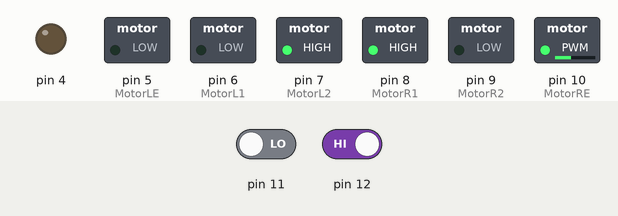
This sketch was run on a simulated Arduino Uno, built with avr-gcc and run on an emulated ATmega328P. Parts: switched loads named in the sketch (green lamp = pin HIGH), output pins drawn as LEDs (lit = HIGH). Inputs (shaded band) come from the test bench; at power-on: pin 11 LOW, pin 12 HIGH.

Above: at 1.2 s.
1.3 s: pin 11 driven HIGH
At 1.7 s:
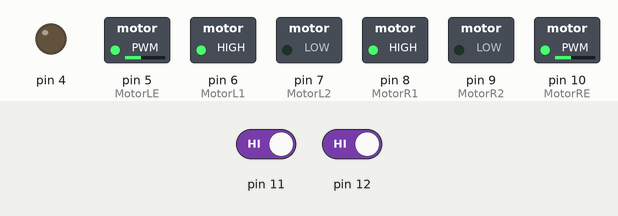
2.8 s: pin 12 driven LOW
At 4.0 s:
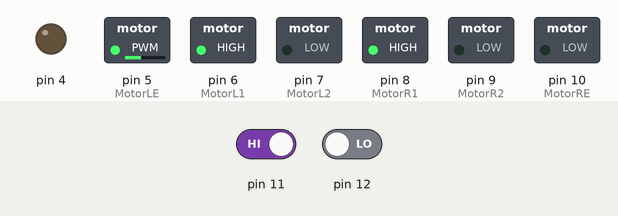
4.3 s: pin 12 driven HIGH
At 5.2 s:
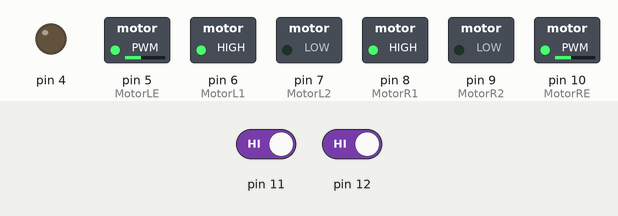
Timing chart, 0 to 7.3 s (numbered marks = the images above; inputs shaded):
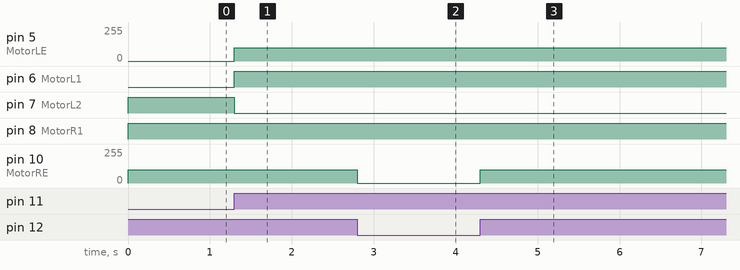

The sketch:

sketch_mar28a.ino
```cpp
#define echoPin A0
#define echoPin A0
#define  trigPin A1

#define  MotorR1 8
#define MotorR2 9
#define MotorRE 10
#define  MotorL1 6
#define MotorL2 7
#define MotorLE 5


byte timer=0;
long  sure, uzaklik;

void setup() {


  pinMode(echoPin,  INPUT);
  pinMode(trigPin, OUTPUT);

  pinMode(MotorL1, OUTPUT);
  pinMode(MotorL2,  OUTPUT);
  pinMode(MotorLE, OUTPUT);
  pinMode(MotorR1,  OUTPUT);
  pinMode(MotorR2, OUTPUT);
  pinMode(MotorRE, OUTPUT);
  pinMode(11,  INPUT);
  pinMode(12, INPUT);

 pinMode(4, OUTPUT);
  Serial.begin(9600);

}

void  loop() {


  if(digitalRead(11)==1 && digitalRead(12)==0)
  {
   sag(); // ileri git
    digitalWrite(4,LOW);
  }
  if(digitalRead(11)==0&&  digitalRead(12)==1)
  {
   sol(); // ileri git
    digitalWrite(4,LOW);
  }
  if(digitalRead(11)==1 && digitalRead(12)==1)
  {
   ileri(); // ileri  git
    digitalWrite(4,LOW);
  }
  if(digitalRead(11)==0 && digitalRead(12)==0)
  {
    timer++;
    if (timer<100)
    {
   sol(); // ileri git
    digitalWrite(4,LOW);
    timer=0;
    }

  }

}


void  ileri(){

  digitalWrite(MotorR1,  HIGH);
  digitalWrite(MotorR2, LOW);
  analogWrite(MotorRE, 100);

  digitalWrite(MotorL1, HIGH);
  digitalWrite(MotorL2,  LOW);
  analogWrite(MotorLE, 100);

}


void sag(){
  digitalWrite(MotorR1, HIGH);
  digitalWrite(MotorR2, LOW);
  analogWrite(MotorRE, 0);

  digitalWrite(MotorL1,  HIGH);
  digitalWrite(MotorL2, LOW);
  analogWrite(MotorLE, 100);


}

void sol(){

  digitalWrite(MotorR1, HIGH);
  digitalWrite(MotorR2,  LOW);
  analogWrite(MotorRE, 100);

  digitalWrite(MotorL1, LOW);
  digitalWrite(MotorL2, HIGH);
  analogWrite(MotorLE,  0);


}


void geri(){
  digitalWrite(MotorR1, LOW);
  digitalWrite(MotorR2, HIGH);
  analogWrite(MotorRE, 150);

  digitalWrite(MotorL1, LOW);
  digitalWrite(MotorL2,  HIGH);
  analogWrite(MotorLE, 150);

}
void dur(){

  digitalWrite(MotorR1, HIGH);
  digitalWrite(MotorR2, LOW);
  analogWrite(MotorRE,  0);

  digitalWrite(MotorL1, HIGH);
  digitalWrite(MotorL2, LOW);
  analogWrite(MotorLE, 0);
}
```

Measured:
- after the input at 1.3 s, pin 5 (MotorLE): 0/255 → 100/255 at once; pin 6 (MotorL1): LOW → HIGH at once; pin 7 (MotorL2): HIGH → LOW at once
- after the input at 2.8 s, pin 10 (MotorRE): 100/255 → 0/255 at once
- after the input at 4.3 s, pin 10 (MotorRE): 0/255 → 100/255 at once
